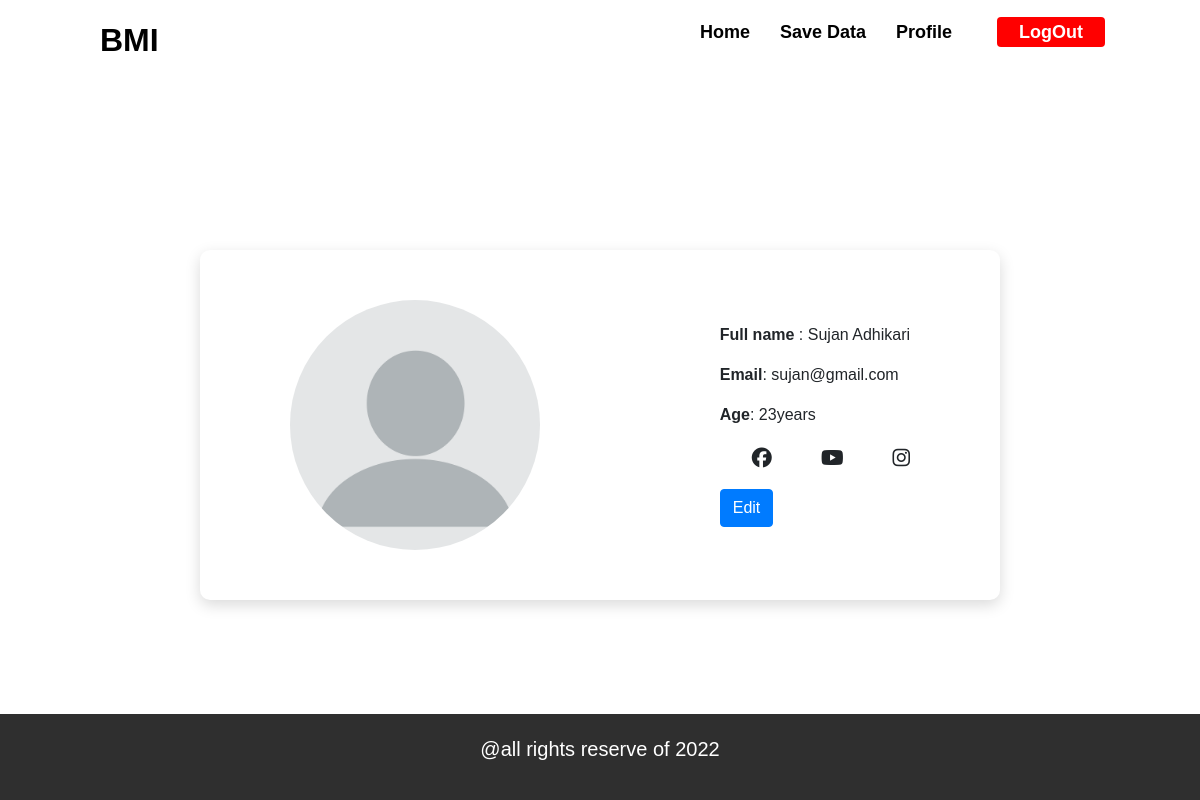
The app's page /account/profile/ (signed in) with its own data.
### account/models.py (models this page shows, shortened)
class Account(AbstractBaseUser):
    first_name      = models.CharField(max_length=225)
    last_name       = models.CharField(max_length=225)
    age             = models.CharField(max_length=22)
    email           = models.EmailField(max_length=50,unique=True)
    joined_date     = models.DateTimeField(auto_now_add=True)
    last_login      = models.DateTimeField(auto_now_add=True)
    is_active       = models.BooleanField(default=False)
    is_admin        = models.BooleanField(default=False)
    is_superuser    = models.BooleanField(default=False)
    is_staff        = models.BooleanField(default=False)
    USERNAME_FIELD = 'email'
    REQUIRED_FIELDS = ['first_name','last_name']
    objects         = MyAccountManager()
    def full_name(self):
        return f'{self.first_name} {self.last_name}'

### account/views.py (the view)
# urls.py: path('profile/',views.profile_view,name="profile"),
def profile_view(request):
    return render(request, "bmi-template/profile.html")

### templates/bmi-template/profile.html
{% extends 'base.html' %}
{% load static %}
{% block main %}
    <div class="profile-container" style="margin-bottom: 150px;">
        <div class="profile-picture">
            <img src="{% static 'img/profile.png' %}" alt="">
        </div>
        <div class="profile-info">
            <p> <span class="info-items">Full name</span> : {{request.user.full_name}}</p>
            <p><span class="info-items">Email</span>: {{request.user.email}}</p>
            <p> <span class="info-items">Age</span>: {{request.user.age}}years</p>
            <ul class="social-links">
                <li><i class="fa-brands fa-facebook"></i></li>
                <li><i class="fa-brands fa-youtube"></i></li>
                <li><i class="fa-brands fa-instagram"></i></li>
            </ul>
            <div>
                <a href="{% url 'profile-update' %}" class="btn btn-primary">Edit</a>
            </div>
        </div>
    </div>
{% endblock main %}

### static/style.css (style rules this page uses)
* { margin: 0; padding: 0; box-sizing: border-box; font-family: sans-serif; }
body { background: url("https://digitshack.com/codepen/bmical/bg.png"); }

### static/bmi-style.css (style rules this page uses)
* { padding: 0; margin: 0; box-sizing: border-box; font-family: sans-serif; }
body { background: url("https://digitshack.com/codepen/bmical/bg.png"); }
.profile-container { display: flex; justify-content:space-between; align-items: center; margin-top: 250px; max-width: 800px; min-width: 100px; margin-left: auto; margin-right: auto; background: #fff; border-radius: 10px; flex-wrap: wrap; overflow-x: hidden; box-shadow: rgba(0, 0, 0, 0.15) 0px 5px 15px 0px; }
.profile-picture { margin: auto; padding: 50px; border-top-left-radius: 10px; border-bottom-left-radius: 10px; }
.profile-picture img { max-height: 250px; max-width: 300px; border-radius: 50%; object-fit: cover; }
.social-links { display: flex; justify-content: space-between; margin-bottom: 16px; list-style: none; }
.social-links li { cursor: pointer; font-size: 20px; }
.profile-info { display: flex; justify-content: space-between; flex-direction: column; padding: 50px; margin: auto; }
.profile-info p { margin-bottom:16px; }
.info-items { font-weight: 600; font-size: 16px; }

### records on screen
Account: user.full_name "Sujan Adhikari", user.email "sujan@gmail.com", user.age "23"
